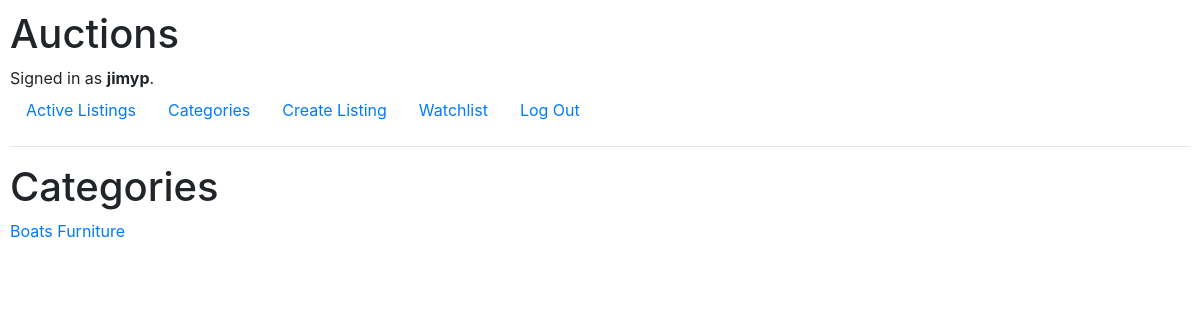
Page /categories (signed in) on the committed database.
### auctions/models.py (models this page shows, shortened)
class User(AbstractUser):
    pass

class Category(models.Model):
    catName = models.CharField(max_length=20)

### auctions/views.py (the view)
# urls.py: path("categories",views.categories, name="categories"),
def categories(request):
    return render(
        request, "auctions/categories.html", {"categories": Category.objects.all()}
    )

### auctions/templates/auctions/categories.html
{% extends "auctions/layout.html" %}
{% block body %}
    <h1>Categories</h1>
    {% for category in categories %}
        <a href="/categoryListings/{{category.catName}}">{{category.catName}}</a>
    {% endfor %}
{% endblock  %}

### auctions/templates/auctions/layout.html (shortened to what this page needs)
{% load static %}
<!DOCTYPE html>
<html lang="en">
    <head>
        <link rel="stylesheet" href="https://stackpath.bootstrapcdn.com/bootstrap/4.4.1/css/bootstrap.min.css">
        <link href="{% static 'auctions/styles.css' %}" rel="stylesheet">
    </head>
    <body>
        <h1>Auctions</h1>
        <div>
            {% if user.is_authenticated %}
                Signed in as <strong>{{ user.username }}</strong>.
            {% else %}
                Not signed in.
            {% endif %}
        </div>
        <ul class="nav">
            <li class="nav-item">
                <a class="nav-link" href="{% url 'index' %}">Active Listings</a>
            </li>
            <li class="nav-item">
                <a class="nav-link" href="{% url 'categories' %}">Categories</a>
            </li>
            <li>
                <a class="nav-link" href="{% url 'createListing' %}">Create Listing</a>
            </li>
            {% if user.is_authenticated %}
                <li class="nav-item">
                    <a class="nav-link" href="{% url 'watchlist' %}">Watchlist</a>
                </li>
                <li class="nav-item">
                    <a class="nav-link" href="{% url 'logout' %}">Log Out</a>
                </li>
            {% endif %}
        </ul>
        <hr>
        {% block body %}
        {% endblock %}
    </body>
</html>

### auctions/static/auctions/styles.css (style rules this page uses)
body { padding: 10px; }

### rows in the picture
User: username "jimyp"
Category: catName "Boats"
Category: catName "Furniture"
